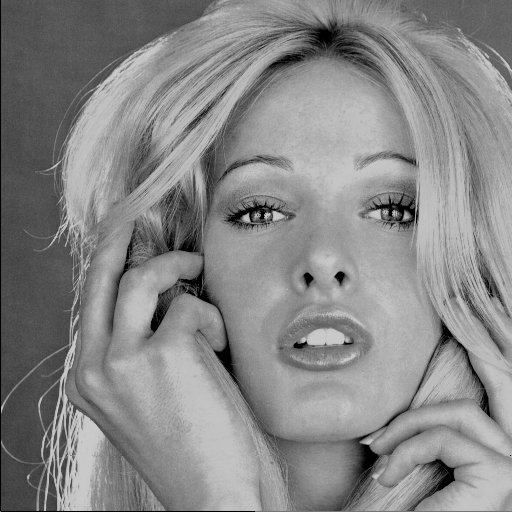
//> input picture imageProcessingOpenCV/pailaboratoare/10.12/blonde.png, 512 x 512 px
$ ./contururi blonde.png   (built with g++ and OpenCV 4)
//> lines starting //> are read from the running program, lines starting //| are printed output that depends on the picture

// Mihai Ivanovici, decembrie 2010

#include "cv.h"
#include "highgui.h"
#include <stdio.h>
#include <stdlib.h>

void operator_laplace( IplImage* image );

int main( int argc, char** argv )
{
    char     *filename;
    IplImage *img;

    if( argc == 2 )
    {
        filename = ( char* )malloc( sizeof( char ) * 128 );
        filename = argv[1];
        printf( "Loading %s...\n", filename );
        img = cvLoadImage( filename, 1 );
//> img is the input picture: 512 rows x 512 cols, CV_8UC3; min 0, max 202, mean 135.1

        if( img )
        {
            cvNamedWindow( "Imaginea originala", 1 );
            cvShowImage( "Imaginea originala", img );

            operator_laplace ( img );

            cvWaitKey(0);
            cvReleaseImage( &img );
            cvDestroyWindow( "Imaginea originala" );
        }
        else
        {
            printf( "This is not a valid image file\n" );
        }

        free( filename );
        return 0;
    }
    else
    {
        printf( "Image filename was not specified\n" );
        exit( -1 );
    }
}


void operator_laplace ( IplImage* image )
{
    int		w, h;
    int		i, j;
    int     k, l;

    CvMat	*L;
    CvMat	*M;

    double	g1,g2;
    double		h1[ 3 ][ 3 ], h2[ 3 ][ 3 ];


    CvScalar   pixel;
    double   pixell;
    CvScalar   valoare;
    IplImage   *result;
    double prag = 1;

    h1[ 0 ][ 0 ] = 0;      h1[ 0 ][ 1 ] = -1./4;    h1[ 0 ][ 2 ] = 0;
    h1[ 1 ][ 0 ] = -1./4;     h1[ 1 ][ 1 ] = 1;    h1[ 1 ][ 2 ] = -1./4;
    h1[ 2 ][ 0 ] = 0;      h1[ 2 ][ 1 ] = -1./4;    h1[ 2 ][ 2 ] = 0;


    for(i=0;i<3;i++)
       for(j=0;j<3;j++) h2[i][j]=1./9;


    w = image->width;
//> w = 512
    h = image->height;
//> h = 512
    M = cvCreateMat( w, h, CV_32FC1 );
    L = cvCreateMat( w, h, CV_32FC1 );

    result = cvCreateImage( cvSize( w, h ), IPL_DEPTH_8U, 1 );


   for( i = 1; i < w - 1; i++ )
	     for( j = 1; j < h - 1; j++ )
	     {
              g2 = 0;


              for( k = -1; k < 2; k++ )
                   for( l = -1; l < 2; l++ )
                   {
                        pixel = cvGet2D( image, i + k, j + l );
                        g2 += h2[ k + 1 ][ l + 1 ] * pixel.val[ 0 ];
                         cvmSet( L, i, j, g2 );

                   }
}
//> this loop made 510 passes
//> (g2, pixel) on passes 1 to 3: (98.89, Scalar(99, 99, 99)), (98.33, Scalar(95, 95, 95)), (98.56, Scalar(96, 96, 96))
//> after the loop, g2 = 145.1; pixel = Scalar(117, 117, 117)


    for( i = 1; i < w - 1; i++ )
	     for( j = 1; j < h - 1; j++ )
	     {
              g1 = 0;


              for( k = -1; k < 2; k++ )
                   for( l = -1; l < 2; l++ )
                   {
                        pixell = cvmGet( L, i + k, j + l );
                        g1 += h1[ k + 1 ][ l + 1 ] * pixell;
                         cvmSet( M, i, j, g1 );

                   }
}
//> this loop made 510 passes
//> g1 on passes 1 to 3: 49.69, 24.25, 24.31
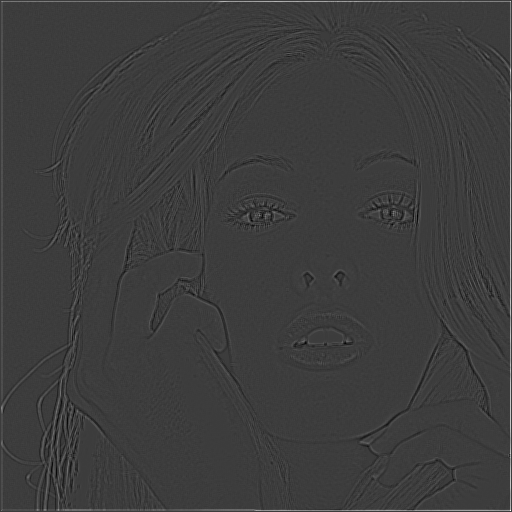
//> M: 512 rows x 512 cols, CV_32FC1; min -21.56, max 68.83, mean 0.2; drawn with min black and max white
//> after the loop, g1 = 68.83; pixell = 0

    for( i = 0; i < w; i++ )
	     for( j = 0; j < h; j++ )
	     {

              if((cvmGet(M, i,j)>prag/2) && (cvmGet(M,i,j+1)<(-prag/2)))
              {
                  valoare.val[0] = (int) 255;
                  cvSet2D( result, i, j, valoare );
              }
              else if((cvmGet(M, i,j)>prag/2) && (cvmGet(M,i+1,j)<(-prag/2)))
              {
                  valoare.val[0] = (int) 255;
                  cvSet2D( result, i, j, valoare );
              }
              else if( (cvmGet(M, i,j)<(-prag/2)) && (cvmGet(M,i,j+1)>(prag/2)))
              {
                  valoare.val[0] = (int) 255;
                  cvSet2D( result, i, j, valoare );
              }
              else if((cvmGet(M, i,j)<(-prag/2)) && (cvmGet(M,i+1,j)>(prag/2)) )
              {
                  valoare.val[0] = (int) 255;
                  cvSet2D( result, i, j, valoare );
              }
              else
              {
                  valoare.val[0] = (int) 0;
                  cvSet2D( result, i, j, valoare );
              }
	    }
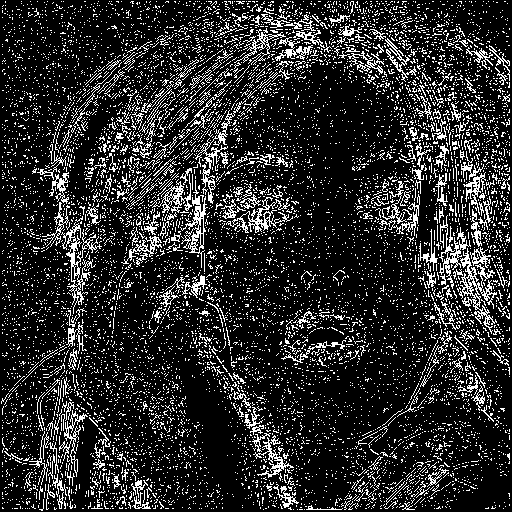
//> result: 512 rows x 512 cols, CV_8UC1; 16.9% white in thin lines or dots
//> (the run ends here: the program stops with an error, at `free( filename );`)
